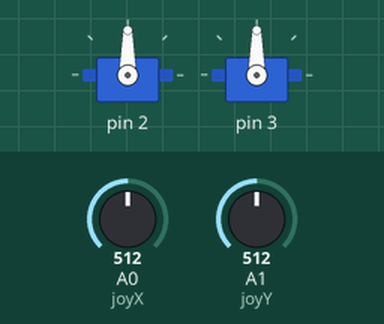
A sketch run on a simulated Arduino Uno, built with avr-gcc and run on an emulated ATmega328P. Shown: 2 × servo. The test bench sets the inputs (shaded band); at power-on: A0 (joyX) = 512, A1 (joyY) = 512. What the sketch prints to the serial monitor is not drawn.

Above: at 1.2 s.
1.3 s: A0 (joyX) set to 716
At 2.1 s:
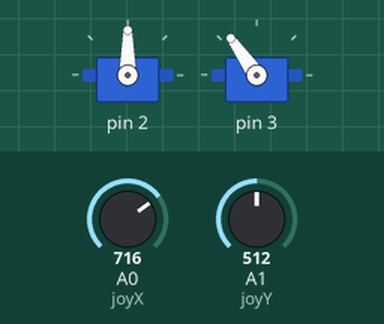
2.8 s: A1 (joyY) set to 716
At 3.3 s:
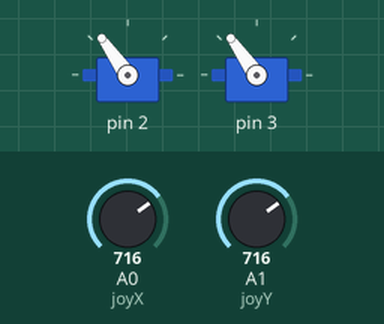
4.3 s: A0 (joyX) set to 900
At 5.5 s:
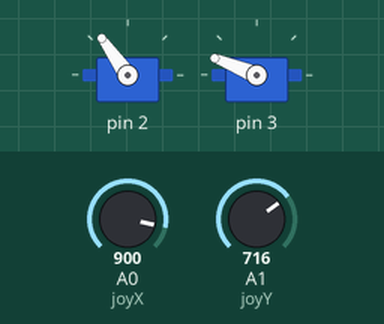
5.8 s: A1 (joyY) set to 900
At 6.8 s:
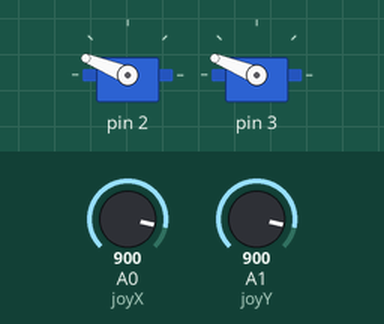
7.3 s: A0 (joyX) set to 1023
At 8.0 s:
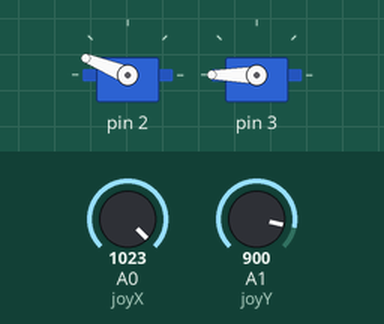
8.8 s: A1 (joyY) set to 1023
At 9.1 s:
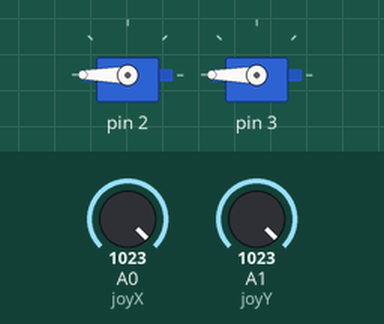
Timing chart, 0 to 11.3 s (numbered marks = the images above; inputs shaded):
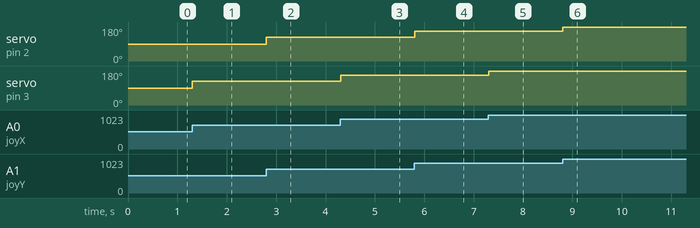

The sketch:

SensorReadingandServoControl.ino
```cpp
#include <Servo.h>
#include <EEPROM.h>

#define PWM_START 2 // Initial pin number for PWM pins
#define SERVO_COUNT 2 // Currently zero for testing
#define ANALOG_START 0 // Initial pin number for analog pins
#define POT_COUNT 0 // Currently zero for testing
#define PRESSURE_COUNT 0 // Currently zero for testing
#define STATE_NAME_LENGTH 5 // Number of bytes of state names

Servo servos[SERVO_COUNT];
int initalPotValues[POT_COUNT];
int initialPressureVals[PRESSURE_COUNT];

//define joystick pins (Analog)
int joyX = 14;   // A14
int joyY = 15;   // A15
int joyVal;     // variable to read the values from the analog pins

class FootPositionState
{
  private:
    char name[STATE_NAME_LENGTH];
    int relPositions[POT_COUNT];
  public:
    FootPositionState(char stateName[STATE_NAME_LENGTH], int potPos[POT_COUNT]);
    FootPositionState();
    char * getName();
    int write();
    void read(unsigned int byteAddress);
    void goTo();
};
unsigned int address = 0; // Address of byte to write to in EEPROM
const int STATE_SIZE = 1 + POT_COUNT + STATE_NAME_LENGTH; // Number of bytes to store each state
const int MAX_STATES = floor(EEPROM.length() / STATE_SIZE);
FootPositionState * states = new FootPositionState [MAX_STATES];
unsigned int stateCount = 0; // Number of states saved

void setup()
{
  Serial.begin(9600); // Set BAUD rate

  // Get the initial pressures of each pressure transducer
  // Will be useful later
  for (int i = 0; i < PRESSURE_COUNT; i++)
    initialPressureVals[i] = analogRead(i + ANALOG_START + POT_COUNT); // Pressure tranducers will be attached after potentiometers

  // Get the initial position of each potentiometer
  // Used for the finding the relative positions
  for (int i = 0; i < POT_COUNT; i++)
    initalPotValues[i] = analogRead(i + ANALOG_START);

  // Attach the signal pin for each servo
  for (int i = 0; i < SERVO_COUNT; i++)
    servos[i].attach(i + PWM_START);

  for (int i = 0; i < EEPROM.length(); i++)
  {
    if (EEPROM.read(i) == (char)30)
    {
      states[stateCount].read(i);
      Serial.print(states[stateCount++].getName());
      Serial.println(" found!");
    }
  }
  Serial.print(stateCount);
  Serial.println(" states found.");
}

void loop()
{
  joyVal = analogRead(joyX);
  joyVal = map(joyVal, 0, 1023, 0, 180); //servo value between 0-180
  servos[1].write(joyVal); //set the servo position according to the joystick value

  joyVal = analogRead(joyY);
  joyVal = map(joyVal, 0, 1023, 0, 180);
  servos[0].write(joyVal);

  delay(15);
}

FootPositionState::FootPositionState()
{
  for (int i = 0; i < STATE_NAME_LENGTH; i++)
    name[i] = '\0';
  for (int i = 0; i < POT_COUNT; i++)
    relPositions[i] = 0;
}
FootPositionState::FootPositionState(char stateName[STATE_NAME_LENGTH], int potPos[POT_COUNT])
{
  for (int i = 0; i < STATE_NAME_LENGTH; i++)
    name[i] = stateName[i];
  for (int i = 0; i < POT_COUNT; i++)
    relPositions[i] = potPos[i];
}

char * FootPositionState::getName()
{
  return name;
}

int FootPositionState::write()
{
  if (address >= MAX_STATES * STATE_SIZE) // If EEPROM does not have room, do not write
    return -1;
  EEPROM.update(address, (char)30); // Start with a record separator
  address += 1; // Increment address
  for (int i = 0; i < STATE_NAME_LENGTH; i++)
  {
    EEPROM.update(address, name[i]);
    address++;
  }
  for (int i = 0; i < POT_COUNT; i++)
  {
    EEPROM.update(address, (byte)(relPositions[i]/4));
    address++;
  }
  return 0;
}

void FootPositionState::read(unsigned int byteAddress)
{
  for (int i = 0; i < STATE_NAME_LENGTH; i++)
    name[i] = EEPROM.read(byteAddress + 1 + i);
  for (int i = 0; i < POT_COUNT; i++)
    relPositions[i] = 4 * EEPROM.read(byteAddress + 1 + STATE_NAME_LENGTH + i);
}

// SERVOS SHOULD BE CALIBRATED AT ZERO POSITION BEFORE ASSEMBLY
void FootPositionState::goTo()
{
  for (int i = 0; i < POT_COUNT; i++)
    servos[i].write(relPositions[i] * 180 / 1023);
}
```

Measured:
- after the input at 1.3 s, servo on pin 3: 90° → 125° at once
- after the input at 2.8 s, servo on pin 2: 90° → 125° at once
- after the input at 4.3 s, servo on pin 3: 125° → 158° at once
- after the input at 5.8 s, servo on pin 2: 125° → 158° at once
- after the input at 7.3 s, servo on pin 3: 158° → 180° at once
- after the input at 8.8 s, servo on pin 2: 158° → 180° at once
